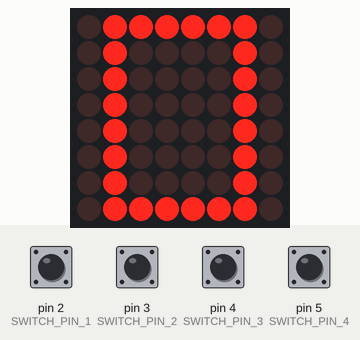
Recording of a sketch running on a simulated Arduino Uno, built with avr-gcc and run on an emulated ATmega328P. Parts: 8×8 LED matrix. Inputs (shaded band) come from the test bench; at power-on: pin 2 (SWITCH_PIN_1), pin 3 (SWITCH_PIN_2), pin 4 (SWITCH_PIN_3), pin 5 (SWITCH_PIN_4) HIGH.

Above: at 2.8 s.
2.9 s: pin 2 (SWITCH_PIN_1) pulled LOW for 1.2 s
At 3.7 s:
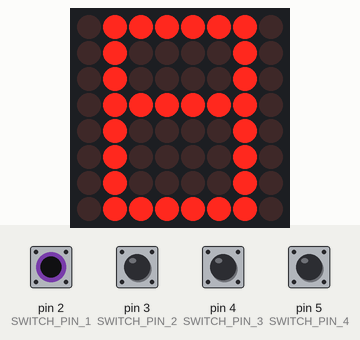
5.6 s: pin 3 (SWITCH_PIN_2) pulled LOW for 1.2 s
At 6.3 s:
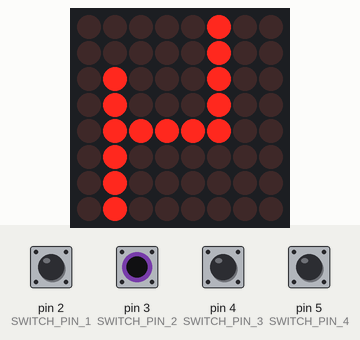
8.3 s: pin 4 (SWITCH_PIN_3) pulled LOW for 1.2 s
At 9.8 s:
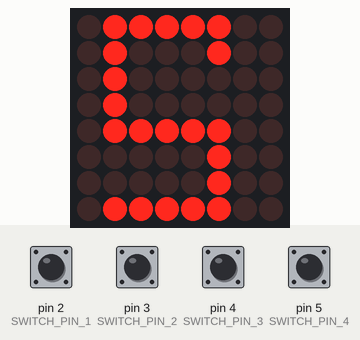
11.0 s: pin 5 (SWITCH_PIN_4) pulled LOW for 1.2 s
At 11.8 s:
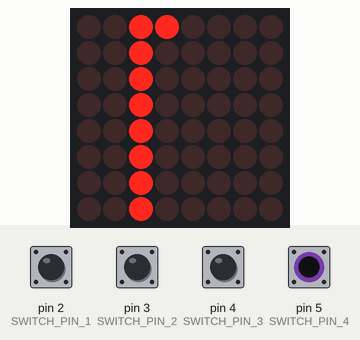
13.7 s: pin 2 (SWITCH_PIN_1) driven LOW and pin 3 (SWITCH_PIN_2) driven LOW
At 14.3 s:
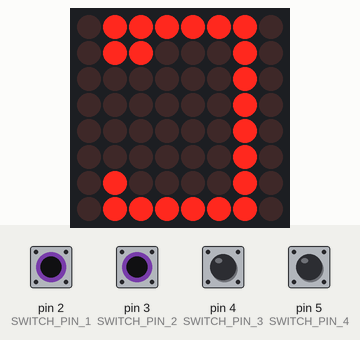
17.8 s: pin 4 (SWITCH_PIN_3) pulled LOW for 1.2 s
At 18.8 s:
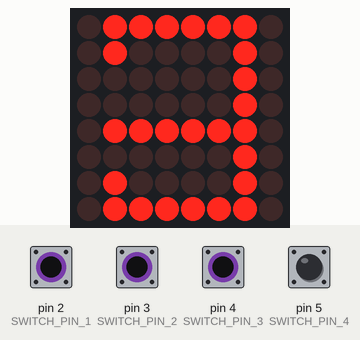
Timing chart, 0 to 20.8 s (numbered marks = the images above; inputs shaded):
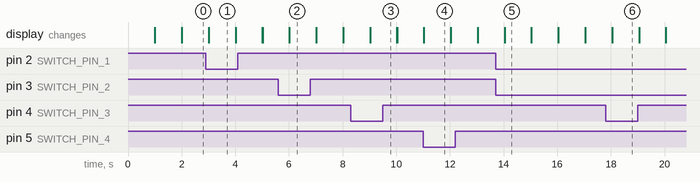

Measured:
- after the input at 2.9 s, the display: first differs from a run without the input after 0.11 s (image 1)
- after the input at 5.6 s, the display: first differs from a run without the input after 0.42 s (image 2)
- after the input at 8.3 s, the display: first differs from a run without the input after 0.73 s (image 3)
- after the input at 11.0 s, the display: first differs from a run without the input at once (image 4)
- after the input at 13.7 s, the display: first differs from a run without the input after 0.34 s (image 5)
- after the input at 17.8 s, the display: first differs from a run without the input after 0.25 s (image 6)
- what the display in image 1 shows lasts 1.0 s, from 3.0 s to 4.0 s

The sketch:

display_0_15_using_4_bit_dip_switch.ino
```cpp
#include <LedControl.h>

const int SWITCH_PIN_1 = 2;
const int SWITCH_PIN_2 = 3;
const int SWITCH_PIN_3 = 4;
const int SWITCH_PIN_4 = 5;
// Define the pins for the MAX7219 module
const int DIN_PIN = 11;
const int CS_PIN = 10;
const int CLK_PIN = 13;

// Create an instance of the LedControl library
LedControl lc = LedControl(DIN_PIN, CLK_PIN, CS_PIN, 1);

void setup() {;
  // Configure the DIP switch pins as inputs
  pinMode(SWITCH_PIN_1, INPUT_PULLUP);
  pinMode(SWITCH_PIN_2, INPUT_PULLUP);
  pinMode(SWITCH_PIN_3, INPUT_PULLUP);
  pinMode(SWITCH_PIN_4, INPUT_PULLUP);

  // Set the number of devices to 1
  lc.shutdown(0, false);
  // Set the brightness to maximum
  lc.setIntensity(0, 15);
  // Clear the display
  lc.clearDisplay(0);
}

void loop() {
  int switchState1 = !digitalRead(SWITCH_PIN_1);
  int switchState2 = !digitalRead(SWITCH_PIN_2);
  int switchState3 = !digitalRead(SWITCH_PIN_3);
  int switchState4 = !digitalRead(SWITCH_PIN_4);

  // Concatenate the switch states into a binary string
  String binaryValue = String(switchState1) + String(switchState2) + String(switchState3) + String(switchState4);

  // Define the byte array

  byte char0[] = {B01111110,
    B01000010,
    B01000010,
    B01000010,
    B01000010,
    B01000010,
    B01000010,
    B01111110};
  byte char1[] = {B00110000,
    B00100000,
    B00100000,
    B00100000,
    B00100000,
    B00100000,
    B00100000,
    B00100000};
  byte char2 [] = {B01111100,
    B01000100,
    B01000000,
    B01000000,
    B01111100,
    B00000100,
    B00000100,
    B01111100};
  byte char3 [] = {B01111100,
    B01000000,
    B01000000,
    B01111100,
    B01000000,
    B01000000,
    B01000000,
    B01111100};
  byte char4[] = {B00000100,
    B00000100,
    B01000100,
    B01000100,
    B01111100,
    B01000000,
    B01000000,
    B01000000};
  byte char5[] = {B01111100,
    B01000100,
    B00000100,
    B00000100,
    B01111100,
    B01000000,
    B01000000,
    B01111100};
  byte char6[] = {B00111110,
    B00100010,
    B00000010,
    B00000010,
    B01111110,
    B01000010,
    B01000010,
    B01111110};
  byte char7[] = {B01111110,
    B00100010,
    B00010000,
    B00001000,
    B00000100,
    B00000010,
    B00000010,
    B00000000};
  byte char8[] = {B01111110,
    B01000010,
    B01000010,
    B01111110,
    B01000010,
    B01000010,
    B01000010,
    B01111110};
  byte char9[] = {B01111110,
    B01000010,
    B01000010,
    B01111110,
    B01000000,
    B01000000,
    B01000010,
    B01111110};
  byte letterA[] = {
    B00011000,
    B00100100,
    B01000010,
    B01111110,
    B01000010,
    B01000010,
    B01000010,
    B00000000};
  byte letterB[] = {B00000000,
    B01111110,
    B01000010,
    B01000010,
    B01111110,
    B01000010,
    B01000010,
    B01111110};
  byte letterC[] = {B01111110,
    B01100010,
    B00000010,
    B00000010,
    B00000010,
    B00000010,
    B01000010,
    B01111110};
  byte letterD [] = {B00111110,
    B00100010,
    B00100010,
    B00100010,
    B00100010,
    B00100010,
    B00100010,
    B00111110};
  byte letterE [] = {B01111110,
    B01000010,
    B00000010,
    B00000010,
    B01111110,
    B00000010,
    B01000010,
    B01111110};
  byte letterF[] = {B01111110,
    B01000010,
    B00000010,
    B00000010,
    B01111110,
    B00000010,
    B00000010,
    B00000010};

  if(binaryValue == "0000")
  {
    for (int i = 0; i < 8; i++)
    {
      lc.setRow(0, i, char0[i]);
    }

  // Wait for 1 second
    delay(1000);

  // Clear the display
    lc.clearDisplay(0);
  }
  else if(binaryValue == "0001")
  {
    for (int i = 0; i < 8; i++)
    {
      lc.setRow(0, i, char1[i]);
    }

  // Wait for 1 second
    delay(1000);

  // Clear the display
    lc.clearDisplay(0);
  }
  else if(binaryValue == "0010")
  {
    for (int i = 0; i < 8; i++)
    {
      lc.setRow(0, i, char2[i]);
    }

  // Wait for 1 second
    delay(1000);

  // Clear the display
    lc.clearDisplay(0);
  }
  else if(binaryValue == "0011")
  {
    for (int i = 0; i < 8; i++)
    {
      lc.setRow(0, i, char3[i]);
    }

  // Wait for 1 second
    delay(1000);

  // Clear the display
    lc.clearDisplay(0);
  }
  else if(binaryValue == "0100")
  {
    for (int i = 0; i < 8; i++)
    {
      lc.setRow(0, i, char4[i]);
    }

  // Wait for 1 second
    delay(1000);

  // Clear the display
    lc.clearDisplay(0);
  }
  else if(binaryValue == "0101")
  {
    for (int i = 0; i < 8; i++)
    {
      lc.setRow(0, i, char5[i]);
    }

  // Wait for 1 second
    delay(1000);

  // Clear the display
    lc.clearDisplay(0);
  }
  else if(binaryValue == "0110")
  {
    for (int i = 0; i < 8; i++)
    {
      lc.setRow(0, i, char6[i]);
    }

  // Wait for 1 second
    delay(1000);

  // Clear the display
    lc.clearDisplay(0);
  }
  else if(binaryValue == "0111")
  {
    for (int i = 0; i < 8; i++)
    {
      lc.setRow(0, i, char7[i]);
    }

  // Wait for 1 second
    delay(1000);

  // Clear the display
    lc.clearDisplay(0);
  }
  else if(binaryValue == "1000")
  {
    for (int i = 0; i < 8; i++)
    {
      lc.setRow(0, i, char8[i]);
    }

  // Wait for 1 second
    delay(1000);

  // Clear the display
    lc.clearDisplay(0);
  }
  else if(binaryValue == "1001")
  {
    for (int i = 0; i < 8; i++)
    {
      lc.setRow(0, i, char9[i]);
    }

  // Wait for 1 second
    delay(1000);

  // Clear the display
    lc.clearDisplay(0);
  }
  else if(binaryValue == "1010")
  {
    for (int i = 0; i < 8; i++)
    {
      lc.setRow(0, i, letterA[i]);
    }

  // Wait for 1 second
    delay(1000);

  // Clear the display
    lc.clearDisplay(0);
  }
  else if(binaryValue == "1011")
  {
    for (int i = 0; i < 8; i++)
    {
      lc.setRow(0, i, letterB[i]);
    }

  // Wait for 1 second
    delay(1000);

  // Clear the display
    lc.clearDisplay(0);
  }
  else if(binaryValue == "1100")
  {
    for (int i = 0; i < 8; i++)
    {
      lc.setRow(0, i, letterC[i]);
    }

  // Wait for 1 second
    delay(1000);

  // Clear the display
    lc.clearDisplay(0);
  }
  else if(binaryValue == "1101")
  {
    for (int i = 0; i < 8; i++)
    {
      lc.setRow(0, i, letterD[i]);
    }

  // Wait for 1 second
    delay(1000);

  // Clear the display
    lc.clearDisplay(0);
  }
  else if(binaryValue == "1110")
  {
    for (int i = 0; i < 8; i++)
    {
      lc.setRow(0, i, letterE[i]);
    }

  // Wait for 1 second
    delay(1000);

  // Clear the display
    lc.clearDisplay(0);
  }
  else if(binaryValue == "1111")
  {
    for (int i = 0; i < 8; i++)
    {
      lc.setRow(0, i, letterF[i]);
    }

  // Wait for 1 second
    delay(1000);

  // Clear the display
    lc.clearDisplay(0);
  }
}
```
